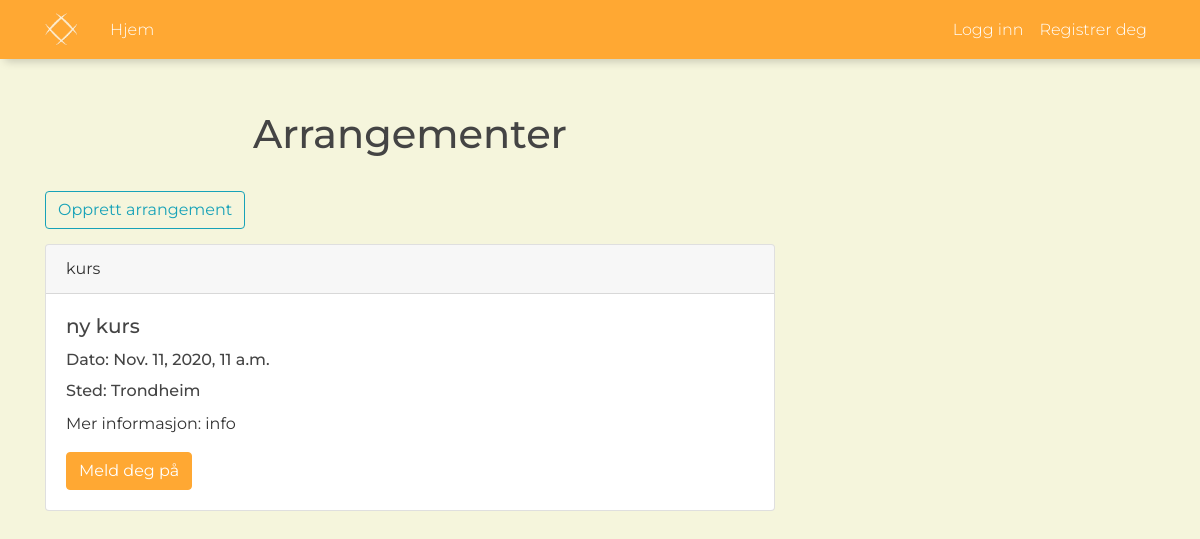
Screenshot of /events/ with the database file from the repository.
### website/models.py (models this page shows, shortened)
class Arrangement(models.Model):
    type = models.CharField(max_length=50)
    title = models.CharField(max_length=50)
    tidspunkt = models.DateTimeField(default=timezone.now)
    innhold = models.TextField()
    location = models.CharField(max_length=50, null=True)
    forfatter = models.ForeignKey('Bruker', on_delete=models.CASCADE, null=True, default=None)
    objects = ArrangementManager()
    class Meta:
        verbose_name = ('arrangement')
        verbose_name_plural = ('arrangementer')
    def get_all(self):
        return Arrangement.objects.all()

### website/views.py (the view, shortened to what this page needs)
# urls.py: path("events/", views.events, name="events"),
def events(request):
    alleDeltok = deltokArrangement.getMyArrangementId(deltokArrangement, request.user)
    contex = {
        'arrangementer': Arrangement.get_all(Arrangement),
        'user': request.user,
        'alledeltok': alleDeltok,
    }
    return render(request, "website/events.html", contex)

### website/models.py (called while the page is built)
    def getMyArrangementId(self, user):
        list_id = []
        for arr in deltokArrangement.objects.all():
            if arr.bruker == user:
                list_id.append(arr.arrangement.id)
        return list_id

### website/templates/website/events.html (shortened to what this page needs)
{% extends "website/base.html" %}
{% block content %}
    <h1 style="display: flex; justify-content: center">Arrangementer</h1>
    <div style="display: table">
        <form method="POST" action="/createEvent/">
            <input type="submit" name="opprett" value="Opprett arrangement" class="btn btn-outline-info" style="display: table-cell; vertical-align: middle; margin-top: 25px; margin-bottom: 15px"/>
        </form>
    </div>
    {% for arr in arrangementer  %}
    <form method="POST">
            <div class="card" id="event-card" style="margin-bottom: 2rem; margin-top: 0px">
                <div class="card-header">
                    {{ arr.type }}
                </div>
                <div class="card-body">
                    <h5 class="card-title">{{ arr.title }}</h5>
                    <h6 class="card-title">Dato: {{ arr.tidspunkt }}</h6>
                    <h6 class="card-title">Sted: {{ arr.location }}</h6>
                    <p class="card-text">Mer informasjon: {{arr.innhold}} </p>
                    {% if user.is_bedrift != True %}
                    {% if arr.id in alledeltok %}
                    <input type="submit" name="meldAv" value="Meld deg av" class="btn btn-primary" style="background-color:#E01717; border-color:#E01717;"/>
                    {% else %}
                    <input type="submit" name="meldPaa" value="Meld deg på" class="btn btn-primary"/>
                    {% endif %}
                    {% endif %}
                </div>
            </div>
    </form>
    {% endfor %}
{% endblock content %}

### website/static/website/main.css (style rules this page uses)
body { background: beige; color: #333333; margin-top: 5rem; font-family: Montserrat, Arial; }
h1, h2, h3, h4, h5, h6 { color: #444444; }
.btn-primary { background-color: #FFA833; border-color: #FFA833; }

### rows the page displays
Arrangement: type "kurs", title "ny kurs", tidspunkt "Nov. 11, 2020, 11 a.m.", location "Trondheim", innhold "info"
